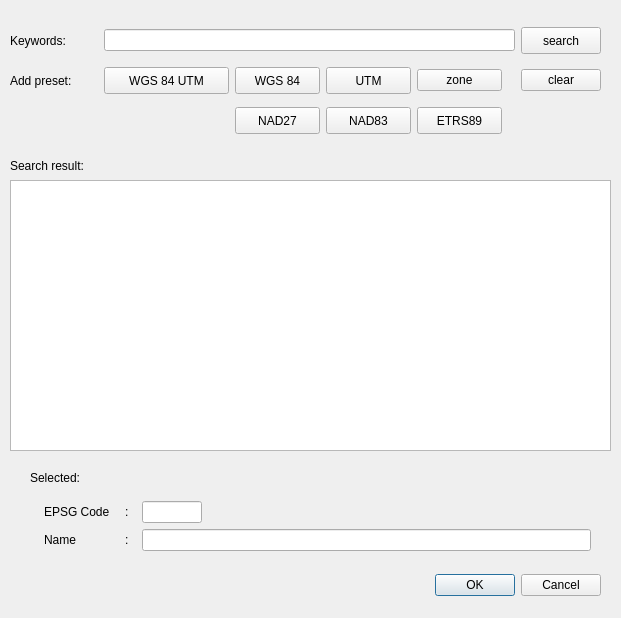
<?xml version="1.0" encoding="UTF-8"?>
<ui version="4.0">
 <class>Dialog_geoCRSSelect_tableView</class>
 <widget class="QDialog" name="Dialog_geoCRSSelect_tableView">
  <property name="windowModality">
   <enum>Qt::ApplicationModal</enum>
  </property>
  <property name="geometry">
   <rect>
    <x>0</x>
    <y>0</y>
    <width>621</width>
    <height>618</height>
   </rect>
  </property>
  <property name="sizePolicy">
   <sizepolicy hsizetype="Fixed" vsizetype="Fixed">
    <horstretch>0</horstretch>
    <verstretch>0</verstretch>
   </sizepolicy>
  </property>
  <property name="minimumSize">
   <size>
    <width>621</width>
    <height>618</height>
   </size>
  </property>
  <property name="maximumSize">
   <size>
    <width>621</width>
    <height>618</height>
   </size>
  </property>
  <property name="baseSize">
   <size>
    <width>621</width>
    <height>618</height>
   </size>
  </property>
  <property name="windowTitle">
   <string>Select EPSG code from area list using keywords</string>
  </property>
  <widget class="QDialogButtonBox" name="buttonBox">
   <property name="geometry">
    <rect>
     <x>10</x>
     <y>570</y>
     <width>591</width>
     <height>31</height>
    </rect>
   </property>
   <property name="orientation">
    <enum>Qt::Horizontal</enum>
   </property>
   <property name="standardButtons">
    <set>QDialogButtonBox::Cancel|QDialogButtonBox::Ok</set>
   </property>
  </widget>
  <widget class="QTableView" name="tableView">
   <property name="geometry">
    <rect>
     <x>10</x>
     <y>180</y>
     <width>601</width>
     <height>271</height>
    </rect>
   </property>
   <property name="sizePolicy">
    <sizepolicy hsizetype="Fixed" vsizetype="Fixed">
     <horstretch>0</horstretch>
     <verstretch>0</verstretch>
    </sizepolicy>
   </property>
   <property name="editTriggers">
    <set>QAbstractItemView::NoEditTriggers</set>
   </property>
   <property name="dragDropOverwriteMode">
    <bool>false</bool>
   </property>
   <property name="alternatingRowColors">
    <bool>true</bool>
   </property>
   <property name="selectionMode">
    <enum>QAbstractItemView::SingleSelection</enum>
   </property>
   <property name="selectionBehavior">
    <enum>QAbstractItemView::SelectRows</enum>
   </property>
   <attribute name="horizontalHeaderStretchLastSection">
    <bool>true</bool>
   </attribute>
   <attribute name="verticalHeaderVisible">
    <bool>false</bool>
   </attribute>
   <attribute name="verticalHeaderStretchLastSection">
    <bool>false</bool>
   </attribute>
  </widget>
  <widget class="QLabel" name="label_searchResult">
   <property name="geometry">
    <rect>
     <x>10</x>
     <y>150</y>
     <width>611</width>
     <height>31</height>
    </rect>
   </property>
   <property name="text">
    <string>Search result:</string>
   </property>
  </widget>
  <widget class="QWidget" name="verticalLayoutWidget">
   <property name="geometry">
    <rect>
     <x>30</x>
     <y>460</y>
     <width>561</width>
     <height>91</height>
    </rect>
   </property>
   <layout class="QVBoxLayout" name="verticalLayout">
    <item>
     <widget class="QLabel" name="label_selected">
      <property name="text">
       <string>Selected:</string>
      </property>
     </widget>
    </item>
    <item>
     <layout class="QHBoxLayout" name="horizontalLayout_3">
      <item>
       <spacer name="horizontalSpacer_secleft">
        <property name="orientation">
         <enum>Qt::Horizontal</enum>
        </property>
        <property name="sizeType">
         <enum>QSizePolicy::Fixed</enum>
        </property>
        <property name="sizeHint" stdset="0">
         <size>
          <width>14</width>
          <height>20</height>
         </size>
        </property>
       </spacer>
      </item>
      <item>
       <widget class="QLabel" name="label_selected_EPSGCode">
        <property name="sizePolicy">
         <sizepolicy hsizetype="Fixed" vsizetype="Preferred">
          <horstretch>0</horstretch>
          <verstretch>0</verstretch>
         </sizepolicy>
        </property>
        <property name="minimumSize">
         <size>
          <width>75</width>
          <height>0</height>
         </size>
        </property>
        <property name="maximumSize">
         <size>
          <width>75</width>
          <height>16777215</height>
         </size>
        </property>
        <property name="text">
         <string>EPSG Code</string>
        </property>
       </widget>
      </item>
      <item>
       <widget class="QLabel" name="label_sec_colon">
        <property name="sizePolicy">
         <sizepolicy hsizetype="Fixed" vsizetype="Preferred">
          <horstretch>0</horstretch>
          <verstretch>0</verstretch>
         </sizepolicy>
        </property>
        <property name="minimumSize">
         <size>
          <width>11</width>
          <height>0</height>
         </size>
        </property>
        <property name="maximumSize">
         <size>
          <width>11</width>
          <height>16777215</height>
         </size>
        </property>
        <property name="text">
         <string>:</string>
        </property>
       </widget>
      </item>
      <item>
       <widget class="QLineEdit" name="lineEdit_selected_EPSGCode">
        <property name="sizePolicy">
         <sizepolicy hsizetype="Fixed" vsizetype="Fixed">
          <horstretch>0</horstretch>
          <verstretch>0</verstretch>
         </sizepolicy>
        </property>
        <property name="minimumSize">
         <size>
          <width>0</width>
          <height>0</height>
         </size>
        </property>
        <property name="maximumSize">
         <size>
          <width>60</width>
          <height>16777215</height>
         </size>
        </property>
        <property name="text">
         <string/>
        </property>
        <property name="readOnly">
         <bool>true</bool>
        </property>
       </widget>
      </item>
      <item>
       <spacer name="horizontalSpacer_secright">
        <property name="orientation">
         <enum>Qt::Horizontal</enum>
        </property>
        <property name="sizeHint" stdset="0">
         <size>
          <width>40</width>
          <height>20</height>
         </size>
        </property>
       </spacer>
      </item>
     </layout>
    </item>
    <item>
     <layout class="QHBoxLayout" name="horizontalLayout_4">
      <item>
       <spacer name="horizontalSpacer_snleft">
        <property name="orientation">
         <enum>Qt::Horizontal</enum>
        </property>
        <property name="sizeType">
         <enum>QSizePolicy::Fixed</enum>
        </property>
        <property name="sizeHint" stdset="0">
         <size>
          <width>14</width>
          <height>20</height>
         </size>
        </property>
       </spacer>
      </item>
      <item>
       <widget class="QLabel" name="label_selected_name">
        <property name="sizePolicy">
         <sizepolicy hsizetype="Fixed" vsizetype="Preferred">
          <horstretch>0</horstretch>
          <verstretch>0</verstretch>
         </sizepolicy>
        </property>
        <property name="minimumSize">
         <size>
          <width>75</width>
          <height>0</height>
         </size>
        </property>
        <property name="maximumSize">
         <size>
          <width>75</width>
          <height>16777215</height>
         </size>
        </property>
        <property name="text">
         <string>Name</string>
        </property>
       </widget>
      </item>
      <item>
       <widget class="QLabel" name="label_sn_colon">
        <property name="sizePolicy">
         <sizepolicy hsizetype="Fixed" vsizetype="Preferred">
          <horstretch>0</horstretch>
          <verstretch>0</verstretch>
         </sizepolicy>
        </property>
        <property name="minimumSize">
         <size>
          <width>11</width>
          <height>0</height>
         </size>
        </property>
        <property name="maximumSize">
         <size>
          <width>11</width>
          <height>16777215</height>
         </size>
        </property>
        <property name="text">
         <string>:</string>
        </property>
       </widget>
      </item>
      <item>
       <widget class="QLineEdit" name="lineEdit_selected_name">
        <property name="readOnly">
         <bool>true</bool>
        </property>
       </widget>
      </item>
     </layout>
    </item>
   </layout>
  </widget>
  <widget class="QWidget" name="gridLayoutWidget">
   <property name="geometry">
    <rect>
     <x>10</x>
     <y>20</y>
     <width>591</width>
     <height>121</height>
    </rect>
   </property>
   <layout class="QGridLayout" name="gridLayout">
    <item row="1" column="2">
     <widget class="QPushButton" name="pushButton_addKeywordAnSearch_keyw0">
      <property name="sizePolicy">
       <sizepolicy hsizetype="Fixed" vsizetype="Fixed">
        <horstretch>0</horstretch>
        <verstretch>0</verstretch>
       </sizepolicy>
      </property>
      <property name="minimumSize">
       <size>
        <width>125</width>
        <height>27</height>
       </size>
      </property>
      <property name="maximumSize">
       <size>
        <width>125</width>
        <height>27</height>
       </size>
      </property>
      <property name="text">
       <string>WGS 84 UTM</string>
      </property>
     </widget>
    </item>
    <item row="1" column="4">
     <widget class="QPushButton" name="pushButton_addKeywordAnSearch_keyw2">
      <property name="sizePolicy">
       <sizepolicy hsizetype="Fixed" vsizetype="Fixed">
        <horstretch>0</horstretch>
        <verstretch>0</verstretch>
       </sizepolicy>
      </property>
      <property name="minimumSize">
       <size>
        <width>85</width>
        <height>27</height>
       </size>
      </property>
      <property name="maximumSize">
       <size>
        <width>85</width>
        <height>27</height>
       </size>
      </property>
      <property name="text">
       <string>UTM</string>
      </property>
     </widget>
    </item>
    <item row="1" column="1">
     <widget class="QLabel" name="label_addPreset">
      <property name="text">
       <string>Add preset:</string>
      </property>
     </widget>
    </item>
    <item row="1" column="3">
     <widget class="QPushButton" name="pushButton_addKeywordAnSearch_keyw1">
      <property name="sizePolicy">
       <sizepolicy hsizetype="Fixed" vsizetype="Fixed">
        <horstretch>0</horstretch>
        <verstretch>0</verstretch>
       </sizepolicy>
      </property>
      <property name="minimumSize">
       <size>
        <width>85</width>
        <height>27</height>
       </size>
      </property>
      <property name="maximumSize">
       <size>
        <width>85</width>
        <height>27</height>
       </size>
      </property>
      <property name="text">
       <string>WGS 84</string>
      </property>
     </widget>
    </item>
    <item row="1" column="5">
     <widget class="QPushButton" name="pushButton_addKeywordAnSearch_keyw6">
      <property name="text">
       <string>zone</string>
      </property>
     </widget>
    </item>
    <item row="2" column="4">
     <widget class="QPushButton" name="pushButton_addKeywordAnSearch_keyw4">
      <property name="sizePolicy">
       <sizepolicy hsizetype="Fixed" vsizetype="Fixed">
        <horstretch>0</horstretch>
        <verstretch>0</verstretch>
       </sizepolicy>
      </property>
      <property name="minimumSize">
       <size>
        <width>85</width>
        <height>27</height>
       </size>
      </property>
      <property name="maximumSize">
       <size>
        <width>85</width>
        <height>27</height>
       </size>
      </property>
      <property name="text">
       <string>NAD83</string>
      </property>
     </widget>
    </item>
    <item row="2" column="5">
     <widget class="QPushButton" name="pushButton_addKeywordAnSearch_keyw5">
      <property name="sizePolicy">
       <sizepolicy hsizetype="Fixed" vsizetype="Fixed">
        <horstretch>0</horstretch>
        <verstretch>0</verstretch>
       </sizepolicy>
      </property>
      <property name="minimumSize">
       <size>
        <width>85</width>
        <height>27</height>
       </size>
      </property>
      <property name="maximumSize">
       <size>
        <width>85</width>
        <height>27</height>
       </size>
      </property>
      <property name="text">
       <string>ETRS89</string>
      </property>
     </widget>
    </item>
    <item row="1" column="7">
     <widget class="QPushButton" name="pushButton_clear">
      <property name="sizePolicy">
       <sizepolicy hsizetype="Fixed" vsizetype="Fixed">
        <horstretch>0</horstretch>
        <verstretch>0</verstretch>
       </sizepolicy>
      </property>
      <property name="text">
       <string>clear</string>
      </property>
     </widget>
    </item>
    <item row="0" column="7">
     <widget class="QPushButton" name="pushButton_search">
      <property name="sizePolicy">
       <sizepolicy hsizetype="Minimum" vsizetype="Fixed">
        <horstretch>0</horstretch>
        <verstretch>0</verstretch>
       </sizepolicy>
      </property>
      <property name="minimumSize">
       <size>
        <width>0</width>
        <height>27</height>
       </size>
      </property>
      <property name="maximumSize">
       <size>
        <width>16777215</width>
        <height>27</height>
       </size>
      </property>
      <property name="text">
       <string>search</string>
      </property>
     </widget>
    </item>
    <item row="0" column="1">
     <widget class="QLabel" name="label_keywords">
      <property name="text">
       <string>Keywords:</string>
      </property>
     </widget>
    </item>
    <item row="2" column="3">
     <widget class="QPushButton" name="pushButton_addKeywordAnSearch_keyw3">
      <property name="sizePolicy">
       <sizepolicy hsizetype="Fixed" vsizetype="Fixed">
        <horstretch>0</horstretch>
        <verstretch>0</verstretch>
       </sizepolicy>
      </property>
      <property name="minimumSize">
       <size>
        <width>85</width>
        <height>27</height>
       </size>
      </property>
      <property name="maximumSize">
       <size>
        <width>85</width>
        <height>27</height>
       </size>
      </property>
      <property name="text">
       <string>NAD27</string>
      </property>
     </widget>
    </item>
    <item row="1" column="6">
     <spacer name="horizontalSpacer">
      <property name="orientation">
       <enum>Qt::Horizontal</enum>
      </property>
      <property name="sizeType">
       <enum>QSizePolicy::Fixed</enum>
      </property>
      <property name="sizeHint" stdset="0">
       <size>
        <width>7</width>
        <height>20</height>
       </size>
      </property>
     </spacer>
    </item>
    <item row="0" column="2" colspan="5">
     <widget class="QLineEdit" name="lineEdit_keywordsToSearch">
      <property name="text">
       <string notr="true"/>
      </property>
      <property name="maxLength">
       <number>99</number>
      </property>
      <property name="placeholderText">
       <string notr="true"/>
      </property>
      <property name="clearButtonEnabled">
       <bool>false</bool>
      </property>
     </widget>
    </item>
   </layout>
  </widget>
 </widget>
 <tabstops>
  <tabstop>lineEdit_keywordsToSearch</tabstop>
  <tabstop>pushButton_search</tabstop>
  <tabstop>pushButton_clear</tabstop>
  <tabstop>pushButton_addKeywordAnSearch_keyw0</tabstop>
  <tabstop>pushButton_addKeywordAnSearch_keyw1</tabstop>
  <tabstop>pushButton_addKeywordAnSearch_keyw2</tabstop>
  <tabstop>pushButton_addKeywordAnSearch_keyw6</tabstop>
  <tabstop>pushButton_addKeywordAnSearch_keyw3</tabstop>
  <tabstop>pushButton_addKeywordAnSearch_keyw4</tabstop>
  <tabstop>pushButton_addKeywordAnSearch_keyw5</tabstop>
  <tabstop>tableView</tabstop>
  <tabstop>lineEdit_selected_EPSGCode</tabstop>
  <tabstop>lineEdit_selected_name</tabstop>
 </tabstops>
 <resources/>
 <connections>
  <connection>
   <sender>buttonBox</sender>
   <signal>accepted()</signal>
   <receiver>Dialog_geoCRSSelect_tableView</receiver>
   <slot>accept()</slot>
   <hints>
    <hint type="sourcelabel">
     <x>248</x>
     <y>254</y>
    </hint>
    <hint type="destinationlabel">
     <x>157</x>
     <y>274</y>
    </hint>
   </hints>
  </connection>
  <connection>
   <sender>buttonBox</sender>
   <signal>rejected()</signal>
   <receiver>Dialog_geoCRSSelect_tableView</receiver>
   <slot>reject()</slot>
   <hints>
    <hint type="sourcelabel">
     <x>316</x>
     <y>260</y>
    </hint>
    <hint type="destinationlabel">
     <x>286</x>
     <y>274</y>
    </hint>
   </hints>
  </connection>
 </connections>
</ui>
